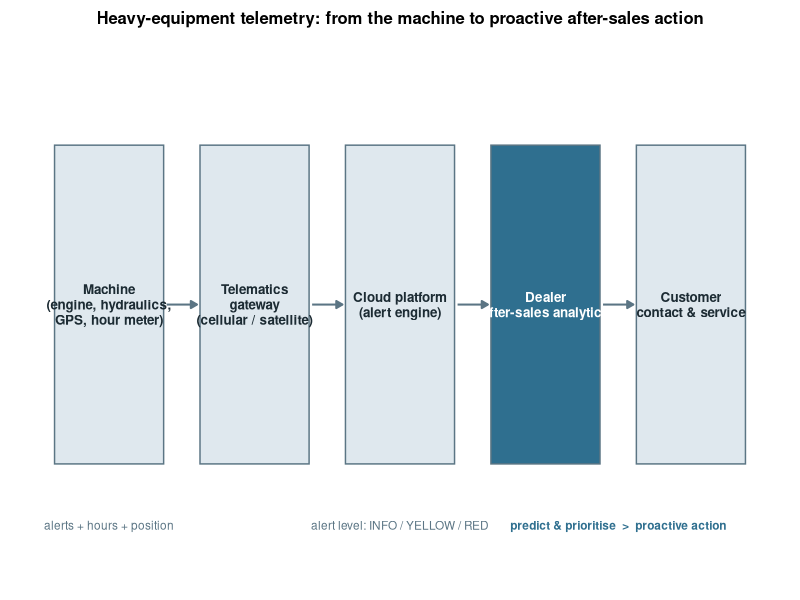

Reproduce this figure in R.
# Draws the telemetry data-flow diagram used in the README (images/telemetry_overview.png).
# Usage (from the repository root): Rscript scripts/make_telemetry_diagram.R
suppressPackageStartupMessages(library(ggplot2))

boxes <- data.frame(
  x = c(1, 3.4, 5.8, 8.2, 10.6),
  label = c("Machine\n(engine, hydraulics,\nGPS, hour meter)",
            "Telematics\ngateway\n(cellular / satellite)",
            "Cloud platform\n(alert engine)",
            "Dealer\nafter-sales analytics",
            "Customer\ncontact & service"),
  fill = c("#dfe8ee", "#dfe8ee", "#dfe8ee", "#2f6f8f", "#dfe8ee"),
  txt  = c("#1c2b33", "#1c2b33", "#1c2b33", "#ffffff", "#1c2b33")
)

arrows <- data.frame(x = boxes$x[-5] + 0.95, xend = boxes$x[-1] - 0.95, y = 1, yend = 1)

p <- ggplot() +
  geom_rect(data = boxes, aes(xmin = x - 0.9, xmax = x + 0.9, ymin = 0.35, ymax = 1.65, fill = fill),
            color = "#5b7584", linewidth = 0.5) +
  geom_text(data = boxes, aes(x = x, y = 1, label = label, color = txt),
            size = 3.4, lineheight = 0.95, fontface = "bold") +
  geom_segment(data = arrows, aes(x = x, xend = xend, y = y, yend = yend),
               arrow = arrow(length = unit(0.18, "cm"), type = "closed"),
               color = "#5b7584", linewidth = 0.7) +
  annotate("text", x = 1, y = 0.1, label = "alerts + hours + position", size = 3, color = "#5b7584") +
  annotate("text", x = 5.8, y = 0.1, label = "alert level: INFO / YELLOW / RED", size = 3, color = "#5b7584") +
  annotate("text", x = 9.4, y = 0.1, label = "predict & prioritise  >  proactive action", size = 3,
           color = "#2f6f8f", fontface = "bold") +
  scale_fill_identity() + scale_color_identity() +
  coord_cartesian(xlim = c(-0.2, 11.8), ylim = c(-0.1, 2)) +
  labs(title = "Heavy-equipment telemetry: from the machine to proactive after-sales action") +
  theme_void() +
  theme(plot.title = element_text(face = "bold", size = 12, hjust = 0.5,
                                  margin = margin(t = 8, b = 4)),
        plot.background = element_rect(fill = "white", color = NA))

dir.create("images", showWarnings = FALSE)
ggsave("images/telemetry_overview.png", p, width = 11, height = 3.2, dpi = 150)
